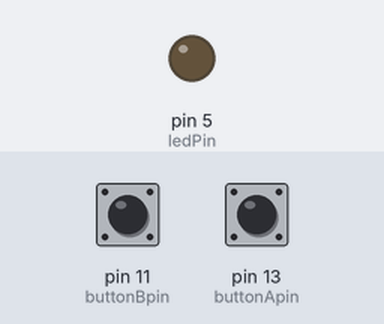
Bench run of a sketch on a simulated Arduino Uno, built with avr-gcc and run on an emulated ATmega328P. On the bench: output pins drawn as LEDs (lit = HIGH). Dashed ring = blinking. The test bench sets the inputs (shaded band); at power-on: pin 13 (buttonApin) HIGH, pin 11 (buttonBpin) HIGH.

Above: at 1.2 s.
1.3 s: pin 13 (buttonApin) pulled LOW for 0.15 s
At 1.7 s:
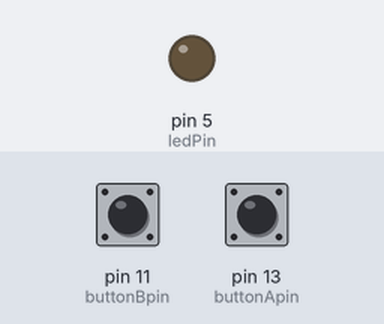
2.9 s: pin 13 (buttonApin) pulled LOW for 3.2 s
At 3.11 s:
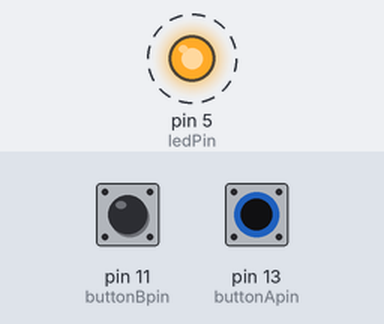
Timing chart, 0 to 7.6 s (numbered marks = the images above; inputs shaded):
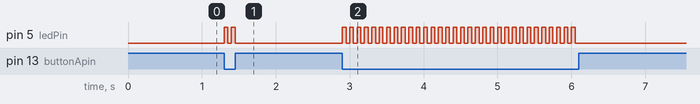

Measured:
- after the input at 1.3 s, pin 5 (ledPin): alternates HIGH for 0.05 s and LOW for 0.05 s, 4 changes in all, then stays LOW, starting at once
- after the input at 2.9 s, pin 5 (ledPin): alternates HIGH for 0.05 s and LOW for 0.05 s, 64 changes in all, then stays LOW, starting at once

The sketch:

3.ino
```cpp
int ledPin = 5;
int buttonApin = 13;
int buttonBpin = 11;

byte leds = 0;

void setup()
{
  pinMode(ledPin, OUTPUT);
  pinMode(buttonApin, INPUT_PULLUP);
  pinMode(buttonBpin, INPUT_PULLUP);
}

void loop()
{
  if (digitalRead(buttonApin) == LOW)
  {
    digitalWrite(ledPin, HIGH);
    delay(50);
    digitalWrite(ledPin, LOW);
    delay(50);
  }
  if (digitalRead(buttonBpin) == LOW)
  {
    digitalWrite(ledPin, LOW);
  }
}
```
